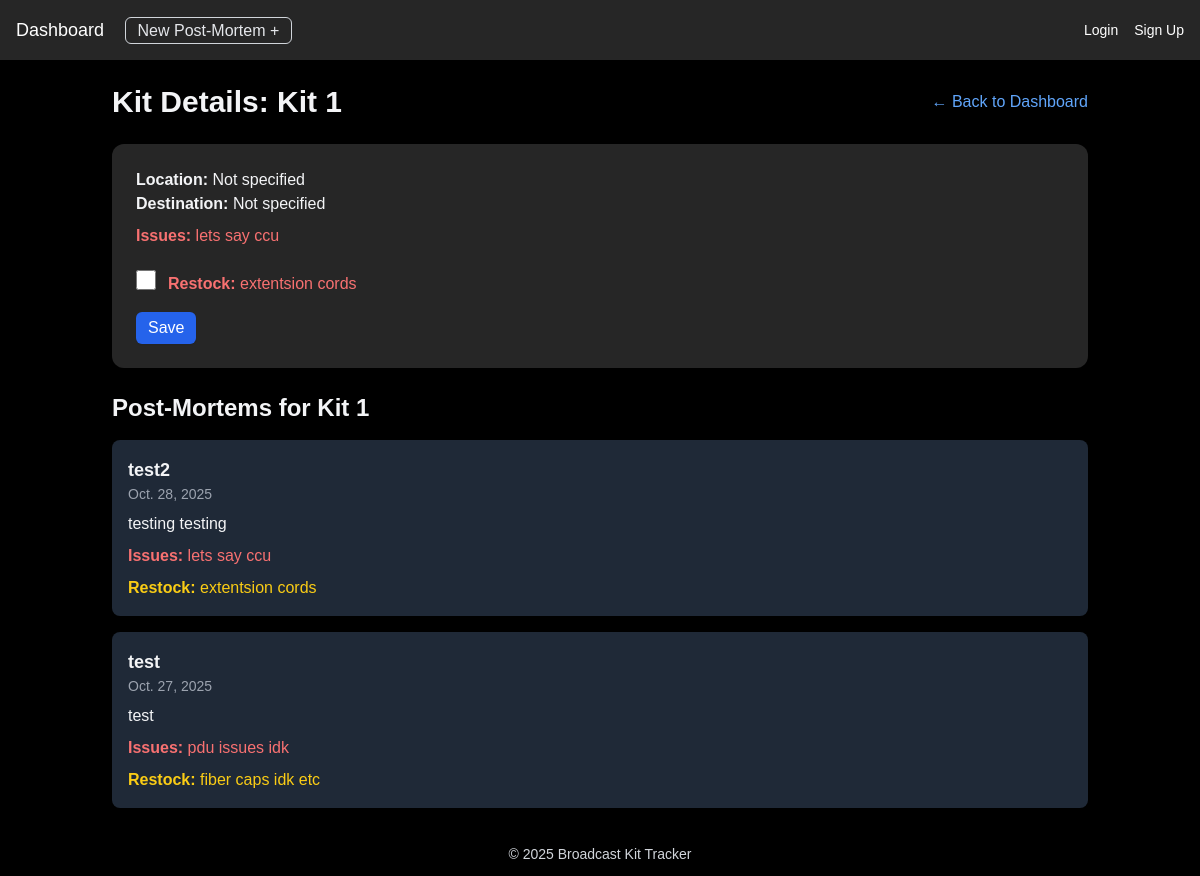
The page /kit/1/ on the database as committed earlier.
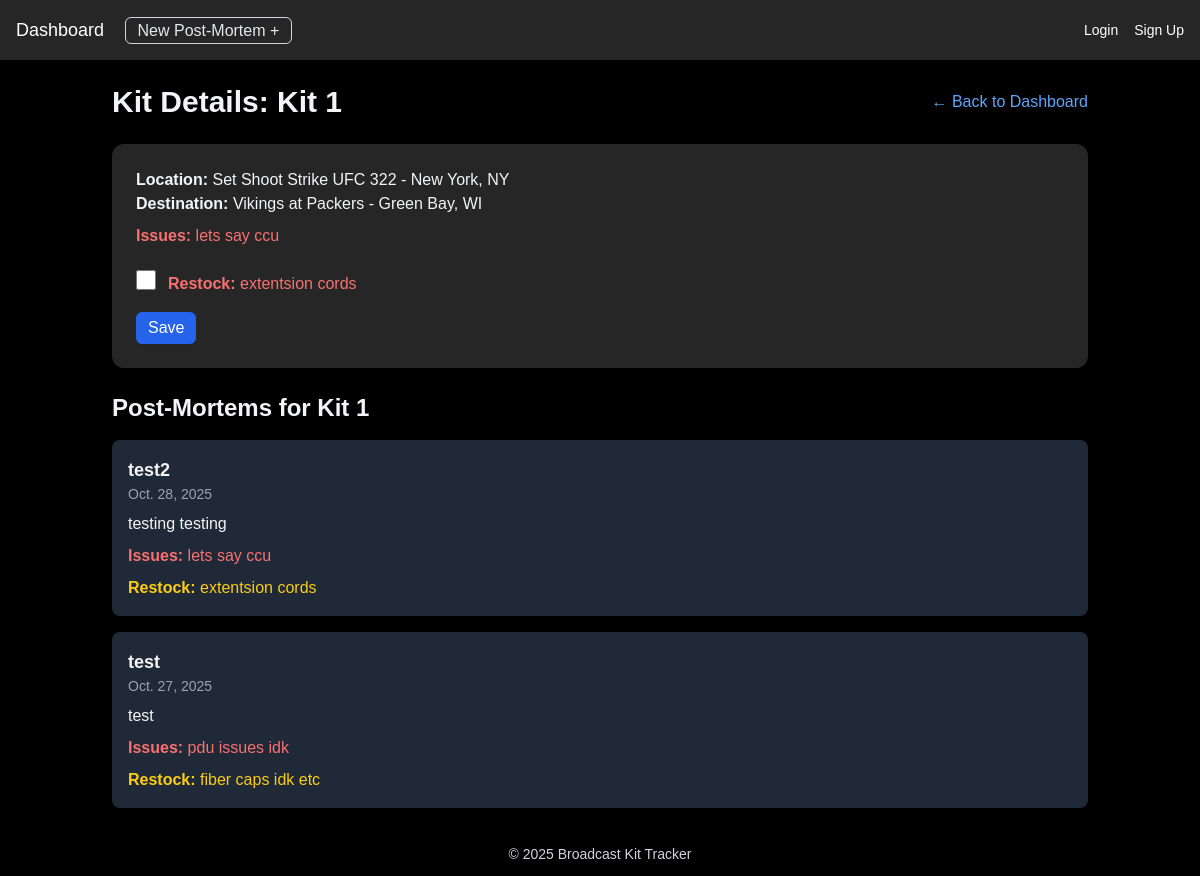
The same page on the database as committed later.
### core/models.py (models this page shows, shortened)
class Kit(models.Model):
    name = models.CharField(max_length=120)
    current_location = models.CharField(max_length=100, blank=True, default="")
    destination_location = models.CharField(max_length=100, blank=True, default="")
    issues = models.TextField(blank=True, null=True)
    needs_restock = models.BooleanField(default=False)
    updated_at = models.DateTimeField(auto_now=True)

### core/views.py (the view)
# urls.py: path('kit/<int:kit_id>/', views.view_kit, name='view_kit'),
def view_kit(request, kit_id):
    kit = get_object_or_404(Kit, id=kit_id)
    postmortems = kit.postmortem_set.all().order_by('-event_date')
    latest_pm = postmortems.first()
    return render(request, 'core/view_kit.html', {
        'kit': kit,
        'postmortems': postmortems,
        'latest_pm': latest_pm
    })

### core/context_processors.py (called while the page is built)
def theme_context(request):
    return {'theme': request.session.get('theme', 'light')}

### core/templates/core/view_kit.html (shortened to what this page needs)
{% extends 'core/base.html' %}
{% block content %}
<div class="flex justify-between items-center mb-6">
  <h1 class="text-3xl font-bold text-gray-100">Kit Details: {{ kit.name }}</h1>
  <a href="{% url 'dashboard' %}" class="text-blue-400 hover:underline">← Back to Dashboard</a>
</div>
<div class="bg-neutral-800 p-6 rounded-xl shadow-md mb-6 text-gray-100">
  <p><strong>Location:</strong> {{ kit.current_location|default:"Not specified" }}</p>
  <p><strong>Destination:</strong> {{ kit.destination_location|default:"Not specified" }}</p>
  {% if kit.issues %}
    <p class="text-red-400 mt-2"><strong>Issues:</strong> <span class="text-red-400">{{ kit.issues }}</span></p>
  {% else %}
    <p class="text-green-400 font-semibold mt-2">No issues reported</p>
  {% endif %}
  <form action="{% url 'save_restock_status' kit.id %}" method="post" class="mt-4">
    <div class="flex items-center gap-3">
      <input
        type="checkbox"
        name="needs_restock"
        id="needs_restock"
        class="w-5 h-5 accent-green-500 cursor-pointer"
      >
      {% if kit.needs_restock %}
        <p class="text-red-400 mt-2"><strong>Restock:</strong> {{latest_pm.restock }}</p>
      {% else %}
        <label for="needs_restock" class="font-medium text-green-400">Fully stocked</label>
      {% endif %}
    </div>
    <button type="submit"
            class="mt-4 bg-blue-600 hover:bg-blue-700 text-white font-medium px-3 py-1 rounded-md shadow-sm transition">
      Save
    </button>
  </form>
</div>
<h2 class="text-2xl font-semibold mb-4 text-gray-100">Post-Mortems for {{ kit.name }}</h2>
{% if postmortems %}
  <div class="space-y-4">
    {% for pm in postmortems %}
      <div class="bg-gray-800 p-4 rounded-lg shadow text-gray-100">
        <h3 class="text-lg font-semibold">{{ pm.event_name }}</h3>
        <p class="text-sm text-gray-400">{{ pm.event_date }}</p>
        <p class="mt-2">{{ pm.summary }}</p>
        {% if pm.issues %}
          <p class="text-red-400 mt-2"><strong>Issues:</strong> {{ pm.issues }}</p>
        {% else %}
          <p class="text-green-400 font-semibold mt-2">No issues reported</p>
        {% endif %}
        {% if pm.restock %}
          <p class="text-yellow-400 mt-2"><strong>Restock:</strong> {{ pm.restock }}</p>
        {% endif %}
      </div>
    {% endfor %}
  </div>
{% else %}
  <p class="text-gray-400 italic">No post-mortems have been logged for this kit yet.</p>
{% endif %}
{% endblock %}

Rows that differ between the two databases and show on the page:
changed Kit "Kit 1": current_location "Not specified" → "Set Shoot Strike UFC 322 - New York, NY"; destination_location "Not specified" → "Vikings at Packers - Green Bay, WI"
